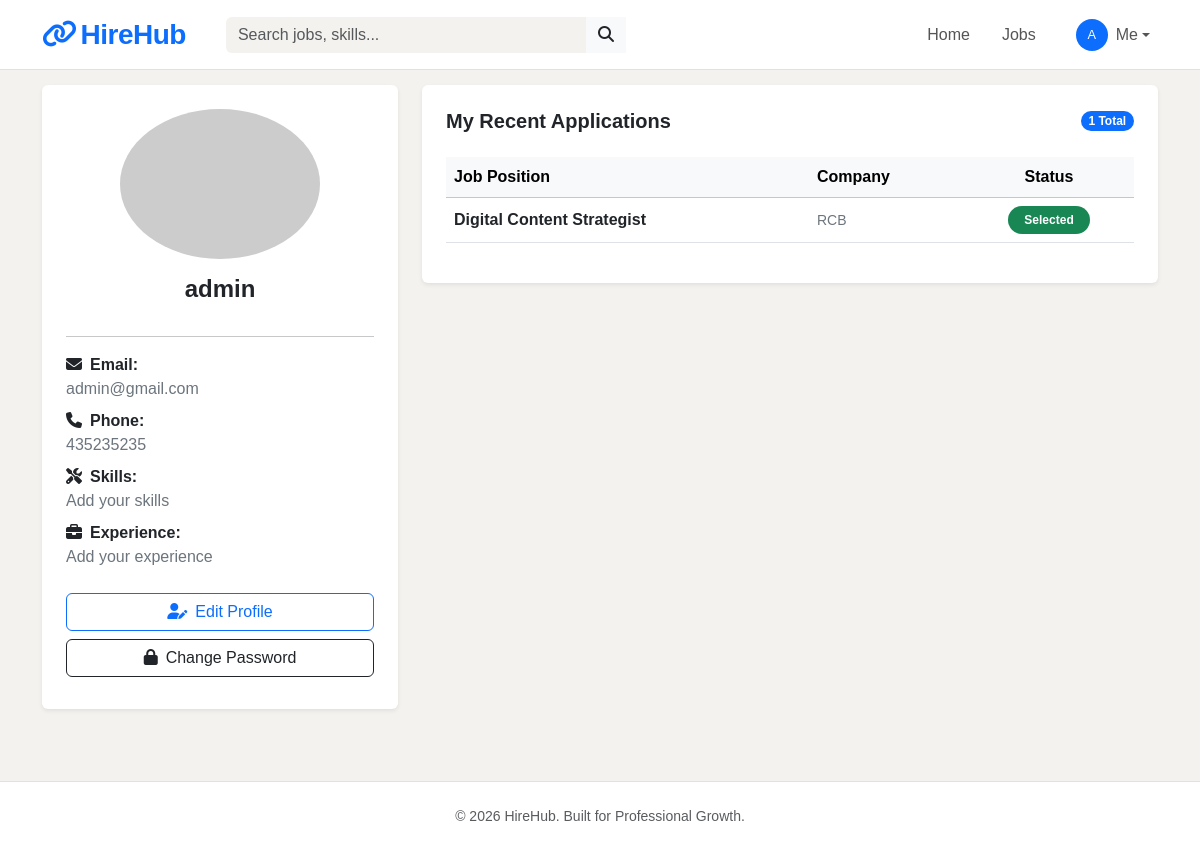
The app's page /dashboard/seeker/ (signed in) with its own data.
### accounts/models.py (models this page shows, shortened)
class Account(AbstractBaseUser):
    ROLE = (
        ('Job Seeker','Job Seeker'),
        ('Job Recruiter','Job Recruiter')
    )
    email = models.EmailField(max_length=100, unique=True)
    username = models.CharField(max_length=100, unique=True)
    first_name = models.CharField(max_length=100 )
    last_name = models.CharField(max_length=100, blank=True)
    role = models.CharField(choices=ROLE)
    phone_number = models.CharField(max_length=10)
    is_active = models.BooleanField(default=False)
    is_staff = models.BooleanField(default=False)
    is_admin = models.BooleanField(default=False)
    is_superuser = models.BooleanField(default=False)
    date_joined = models.DateTimeField(auto_now_add=True)
    last_login = models.DateTimeField(auto_now=True)
    REQUIRED_FIELDS = ['first_name','last_name','username']
    USERNAME_FIELD = 'email'
    objects = AccountManager()

### userprofile/models.py (models this page shows, shortened)
class Profile(models.Model):
    user = models.OneToOneField(Account,on_delete=models.CASCADE)
    profile_photo = models.ImageField(upload_to='profile_pic',blank=True)
    skills = models.CharField(max_length=100, blank=True)
    experience = models.TextField(blank=True)
    company_name = models.CharField(max_length=200,blank=True)
    company_description = models.TextField(max_length=1000,blank=True)

### applications/models.py (models this page shows, shortened)
class Application(models.Model):
    STATUS = (
        ('Pending','Pending'),
        ('Selected','Selected'),
        ('Rejected','Rejected'),
    )
    user = models.ForeignKey(Account,on_delete=models.CASCADE)
    job = models.ForeignKey(Job,on_delete=models.CASCADE)
    resume = models.FileField(upload_to="resume")
    cover_letter = models.TextField(max_length=1000)
    status = models.CharField(choices=STATUS, default="Pending")
    created_at = models.DateTimeField(auto_now_add=True)
    updated_at = models.DateTimeField(auto_now=True)

### jobs/models.py (models this page shows, shortened)
class Job(models.Model):
    account = models.ForeignKey(Account,on_delete=models.CASCADE)
    title = models.CharField(max_length=100)
    description = models.TextField(max_length=1000)
    requirement = models.TextField(max_length=500,blank = True)
    job_location = models.CharField(max_length=100)
    job_salary = models.IntegerField()
    created_at = models.DateTimeField(auto_now_add=True)
    updated_at = models.DateTimeField(auto_now=True)

### dashboards/views.py (the view)
# urls.py: path('seeker/',views.seeker_dashboard,name = 'seeker_dashboard'),
def seeker_dashboard(request):
    user = request.user
    profile = Profile.objects.get(user=user)
    applications = Application.objects.filter(user=user)
    context = {
        'applications':applications,
        'profile':profile
    }
    return render(request,'seeker_dashboard.html',context)

### templates/seeker_dashboard.html (shortened to what this page needs)
{% extends 'base.html' %}
{% block content %}
<div class="container mt-5">
    <div class="row">
        <div class="col-md-4 mb-4">
            <div class="card shadow-sm border-0 p-4">
                <div class="text-center">
                    {% if profile.profile_photo %}
                        <img src="{{ profile.profile_photo.url }}"
                             class="rounded-circle mb-3 border" width="150" height="150" style="object-fit: cover;">
                    {% else %}
                        <img src="https://ui-avatars.com/api/?name={{ user.first_name }}&background=random"
                             class="rounded-circle mb-3" width="200" height="150">
                    {% endif %}
                    <h4 class="fw-bold text-dark mb-1">{{ user.first_name }} {{ user.last_name }}</h4>
                </div>
                <hr>
                <div class="profile-details">
                    <p class="mb-2"><strong><i class="fas fa-envelope me-2"></i>Email:</strong><br>
                       <span class="text-secondary">{{ user.email }}</span></p>
                    <p class="mb-2"><strong><i class="fas fa-phone me-2"></i>Phone:</strong><br>
                       <span class="text-secondary">{{ user.phone_number|default:"Not provided" }}</span></p>
                        <p class="mb-2"><strong><i class="fas fa-tools me-2"></i>Skills:</strong><br>
                           <span class="text-secondary">{{ profile.skills|default:"Add your skills" }}</span></p>
                        <p class="mb-2"><strong><i class="fas fa-briefcase me-2"></i>Experience:</strong><br>
                           <span class="text-secondary">{{ profile.experience|default:"Add your experience" }}</span></p>
                        <div class="mt-4">
                            <a href="{% url 'edit_profile_seeker' %}" class="btn btn-outline-primary w-100 mb-2">
                                <i class="fas fa-user-edit me-2"></i>Edit Profile
                            </a>
                            <a href="{% url 'change_password' %}" class="btn btn-outline-dark w-100 mb-2">
                                <i class="fas fa-lock me-2"></i>Change Password
                            </a>
                        </div>
                </div>
            </div>
        </div>
        <div class="col-md-8">
            <div class="card shadow-sm border-0">
                <div class="card-body p-4">
                    <div class="d-flex justify-content-between align-items-center mb-4">
                        <h5 class="fw-bold text-dark mb-0">My Recent Applications</h5>
                        <span class="badge bg-primary rounded-pill">{{ applications.count }} Total</span>
                    </div>
                    <div class="table-responsive">
                        <table class="table table-hover align-middle">
                            <thead class="table-light">
                                <tr>
                                    <th>Job Position</th>
                                    <th>Company</th>
                                    <th class="text-center">Status</th>
                                </tr>
                            </thead>
                            <tbody>
                                {% for application in applications %}
                                <tr>
                                    <td>
                                        <a href="{% url 'job_detail' application.job.id %}" class="text-decoration-none text-dark fw-bold">
                                            {{ application.job.title }}
                                        </a>
                                    </td>
                                    <td class="text-secondary small">
                                        {{ application.job.account.profile.company_name }}
                                    </td>
                                    <td class="text-center">
                                        <span class="badge rounded-pill px-3 py-2
                                            {% if application.status == 'Selected' %}bg-success
                                            {% elif application.status == 'Rejected' %}bg-danger
                                            {% else %}bg-warning text-dark{% endif %}">
                                            {{ application.status }}
                                        </span>
                                    </td>
                                </tr>
                                {% empty %}
                                <tr>
                                    <td colspan="3" class="text-center py-5 text-muted">
                                        No applications found.
                                    </td>
                                </tr>
                                {% endfor %}
                            </tbody>
                        </table>
                    </div>
                </div>
            </div>
        </div>
    </div>
</div>
{% endblock %}

### templates/base.html (shortened to what this page needs)
{% load static %}
<!DOCTYPE html>
<html lang="en">
<head>
    <link rel="stylesheet" href="https://cdnjs.cloudflare.com/ajax/libs/font-awesome/6.5.1/css/all.min.css">
    <link href="https://cdn.jsdelivr.net/npm/bootstrap@5.3.2/dist/css/bootstrap.min.css" rel="stylesheet">
    <link rel="stylesheet" href="{% static 'css/style.css' %}">
</head>
<body>
<nav class="navbar navbar-expand-lg navbar-light bg-white border-bottom fixed-top py-2">
    <div class="container">
        <a class="navbar-brand fw-bold text-primary fs-3" href="{% url 'home' %}">
            <i class="fas fa-link me-1"></i>HireHub
        </a>
        <div class="collapse navbar-collapse" id="navbarNav">
            <form action="{% url 'jobs' %}" method="GET" class="d-flex ms-lg-4 my-2 my-lg-0 flex-grow-1" style="max-width: 400px;">
                <div class="input-group">
                  <input name="search" class="form-control search-box" type="search" value="{{ query|default_if_none:"" }}" placeholder="Search jobs, skills..." aria-label="Search" required>
                  <button type="submit" class="btn bg-light border-0 rounded-0">
                      <i class="fas fa-search"></i>
                  </button>
                </div>
            </form>
            <ul class="navbar-nav ms-auto align-items-center">
                <li class="nav-item">
                    <a class="nav-link px-3" href="{% url 'home' %}">
                        Home
                    </a>
                </li>
                <li class="nav-item">
                    <a class="nav-link px-3" href="{% url 'jobs' %}">
                        Jobs
                    </a>
                </li>
                {% if not user.is_authenticated %}
                    <li class="nav-item ms-lg-2">
                        <a class="nav-link px-3" href="{% url 'login' %}">Login</a>
                    </li>
                    <li class="nav-item dropdown ms-lg-2">
                        <a class="btn btn-primary rounded-pill px-4 shadow-sm dropdown-toggle" href="#" id="regDrop" role="button" data-bs-toggle="dropdown">
                            Join Now
                        </a>
                        <ul class="dropdown-menu dropdown-menu-end shadow border-0 mt-2">
                            <li><a class="dropdown-item py-2" href="{% url 'register_seeker' %}"><i class="fas fa-user-graduate me-2 text-primary"></i>As Job Seeker</a></li>
                            <li><a class="dropdown-item py-2" href="{% url 'register_recruiter' %}"><i class="fas fa-user-tie me-2 text-success"></i>As Recruiter</a></li>
                        </ul>
                    </li>
                {% else %}
                    <li class="nav-item dropdown ms-lg-3">
                        <a class="nav-link dropdown-toggle d-flex align-items-center" href="#" id="userDrop" role="button" data-bs-toggle="dropdown">
                            <div class="bg-primary text-white rounded-circle d-flex align-items-center justify-content-center me-2" style="width: 32px; height: 32px; font-size: 0.8rem;">
                                {{ user.first_name|first|upper }}
                            </div>
                            <span class="d-none d-lg-inline">Me</span>
                        </a>
                    </li>
                {% endif %}
            </ul>
        </div>
    </div>
</nav>
<div style="margin-top: 85px; min-height: 80vh;">
    {% block content %}{% endblock %}
</div>
<footer class="bg-white border-top py-4 mt-5">
    <div class="container text-center text-muted small">
        &copy; 2026 HireHub. Built for Professional Growth.
    </div>
</footer>
</body>
</html>

### static/css/style.css (style rules this page uses)
body { background-color: #f3f2ef; font-family: Arial, Helvetica, sans-serif; }
.navbar { height: 70px; }
a { text-decoration: none; color: #0a66c2; }
.bg-white { background-color: #ffffff; }

### templates/base.html (style rules this page uses)
.navbar-brand { letter-spacing: -0.5px; }
.nav-link { font-weight: 500; color: #555; transition: color 0.2s; }
.search-box { background-color: #f3f2ef; border: none; transition: background-color 0.2s; }

### records on screen
Account: first_name|first "A", first_name "admin", email "admin@gmail.com", phone_number "435235235"
Profile: skills "Add your skills", experience "Add your experience"
Application: job "Digital Content Strategist", job.account.profile.company_name "RCB", status "Selected"

### other values on screen
{{ applications.count }} "1"
